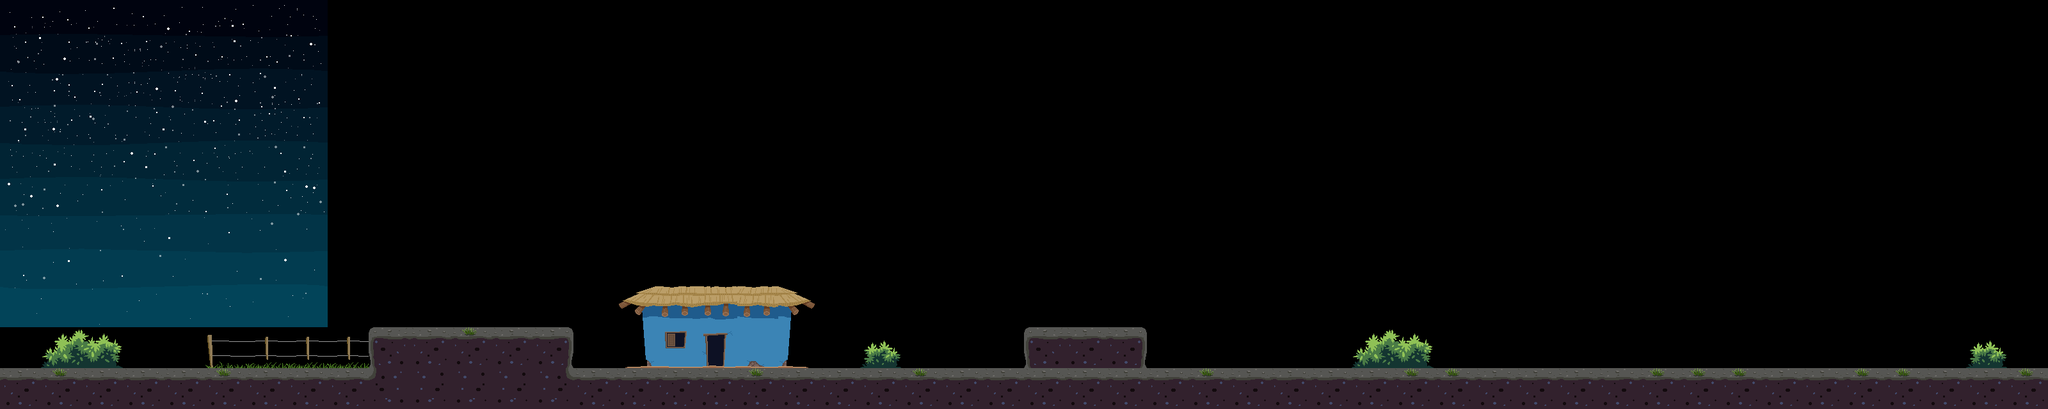

The image is a tile-based game level rendered from a .tmx file. Its description and source (layers, tilesets, objects; grid data summarised) follow:
An orthogonal 50x10 tile map with 64x64 px tiles, 2 tile layers (behind objects, plataforma), 3 image layers and 1 object (Warp).

<map version="1.0" orientation="orthogonal" width="50" height="10" tilewidth="64" tileheight="64">
 <properties>
  <property name="Sandunga" value="Lesbiana" />
 </properties>
 <tileset firstgid="1" name="CampoDelCielo_ts" tilewidth="64" tileheight="64">
  <image source="CampoDelCielo_ts.png" width="512" height="512" />
  <tile id="0">
   <properties>
    <property name="collision" value="" />
   </properties>
  </tile>
  <tile id="1">
   <properties>
    <property name="collision" value="" />
   </properties>
  </tile>
  <tile id="2">
   <properties>
    <property name="collision" value="" />
   </properties>
  </tile>
  <tile id="5">
   <properties>
    <property name="collision" value="plane" />
   </properties>
  </tile>
  <tile id="6">
   <properties>
    <property name="collision" value="plane" />
   </properties>
  </tile>
  <tile id="7">
   <properties>
    <property name="collision" value="plane" />
   </properties>
  </tile>
 </tileset>
 <imagelayer name="Capa de Imagen 1" width="50" height="10">
  <image source="CampoDelCielo_fondo.png" />
  <properties>
   <property name="Depth" value="20" />
   <property name="Size" value="Fullscreen" />
  </properties>
 </imagelayer>
 <imagelayer name="stars1" width="50" height="10">
  <image source="CampoDelCielo_stars1.png" />
  <properties>
   <property name="Depth" value="1" />
   <property name="Scroll" value="Relative" />
   <property name="Speed" value="0.05" />
  </properties>
 </imagelayer>
 <imagelayer name="stars2" width="50" height="10">
  <image source="CampoDelCielo_stars2.png" />
  <properties>
   <property name="Depth" value="2" />
   <property name="Scroll" value="Relative" />
   <property name="Speed" value="0.07" />
  </properties>
 </imagelayer>
 <layer name="behind objects" width="50" height="10">
  <properties>
   <property name="Depth" value="0.30" />
  </properties>
  <data>[500 cells, 20 non-empty, 13 distinct tile ids]</data>
 </layer>
 <layer name="plataforma" width="50" height="10">
  <data>[500 cells, 58 non-empty, 5 distinct tile ids]</data>
 </layer>
 <objectgroup name="Capa de Objetos 1" width="50" height="10">
  <object name="Start" type="Warp" x="64" y="256" width="64" height="64" />
 </objectgroup>
</map>
